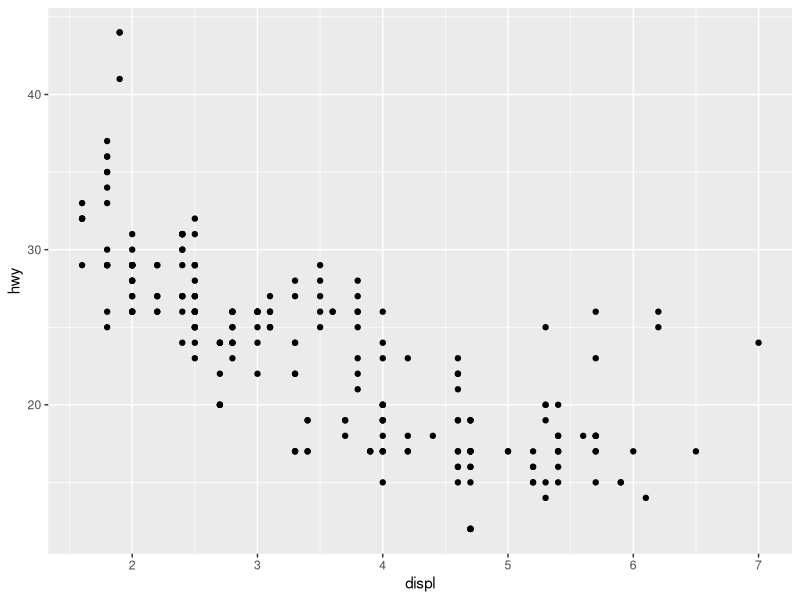
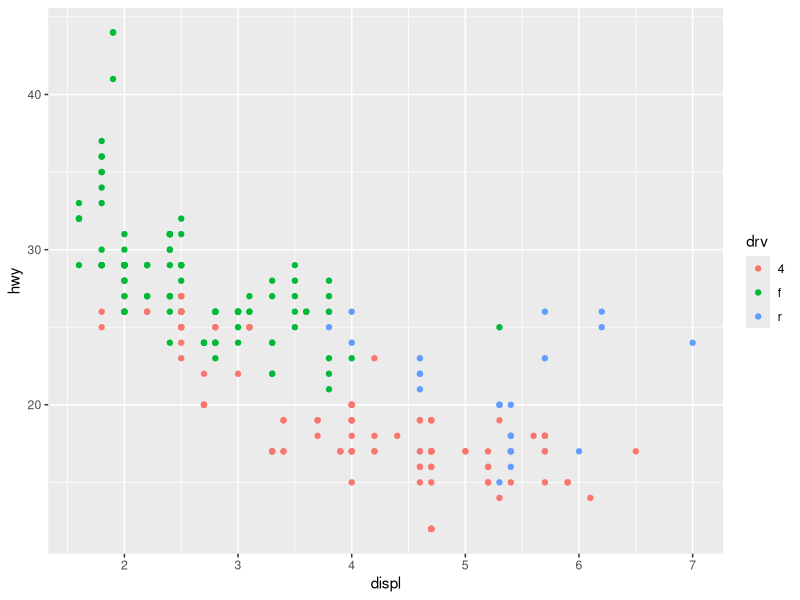
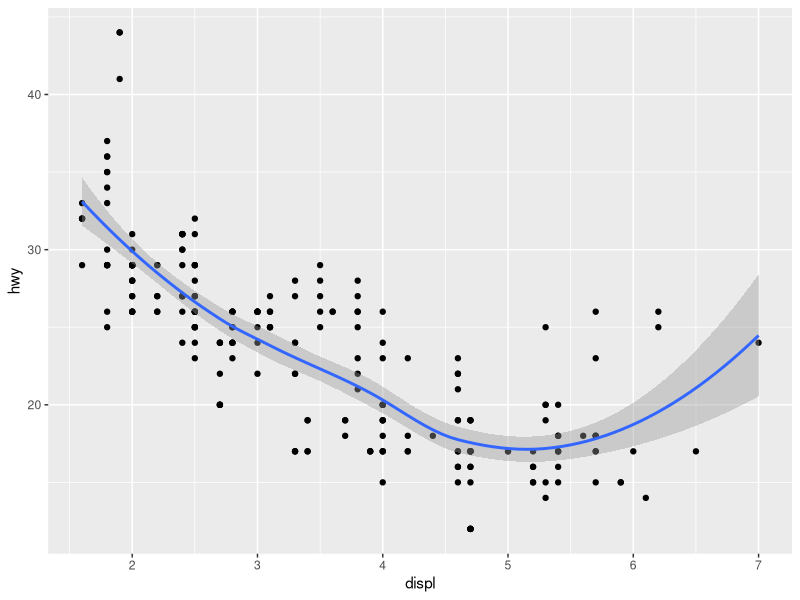
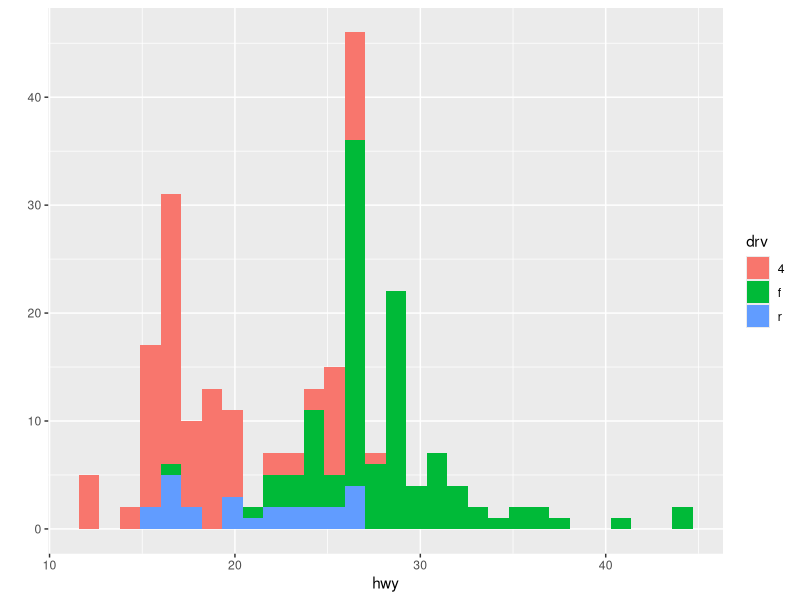
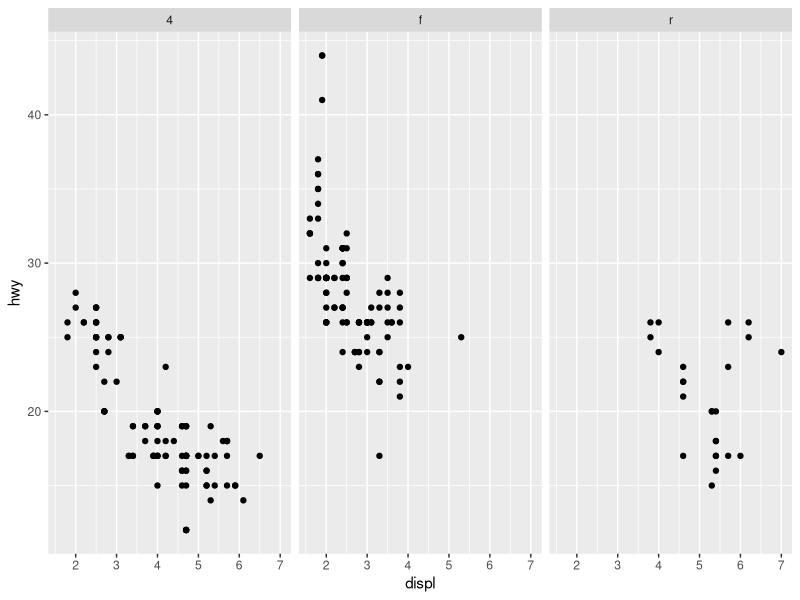
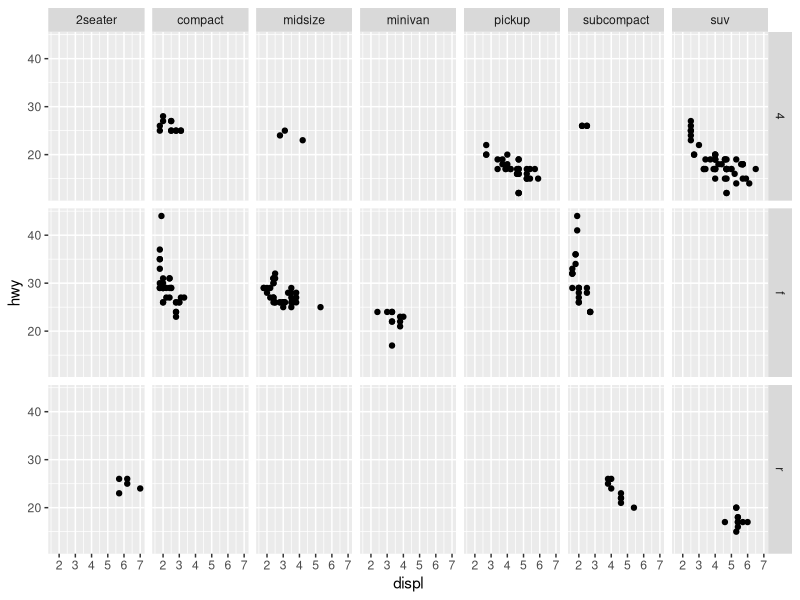
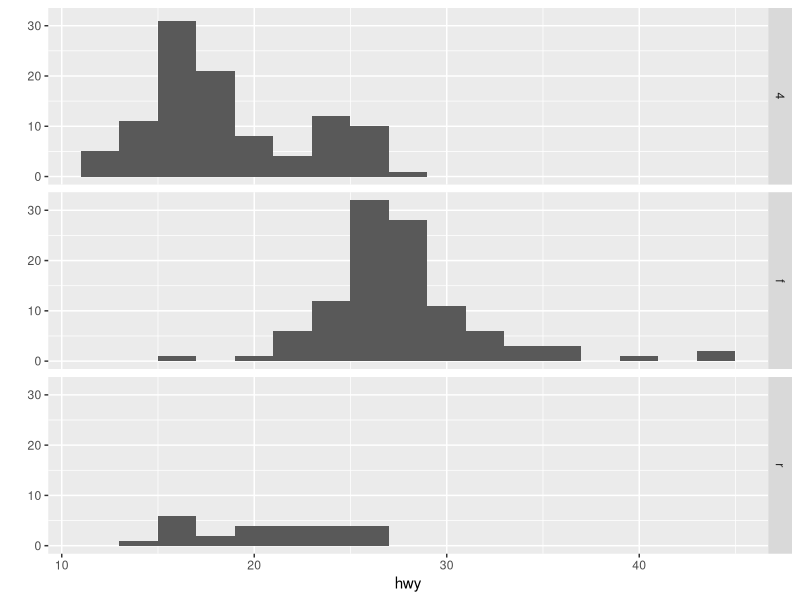
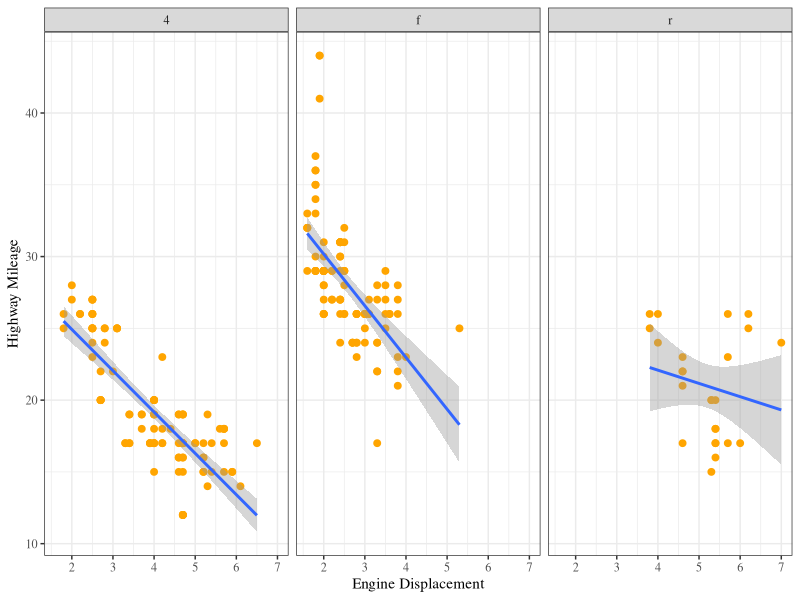

Source code (R) for these figures, in order:
# Week 2 - Plotting with ggplot
library(ggplot2)

# qplot intro - Lecture 1 & 2
# Basic plot
qplot(displ, hwy, data = mpg)

# Separate class by color
qplot(displ, hwy, data = mpg, color = drv)

# Add a smoother
qplot(displ, hwy, data = mpg, geom =c("point", "smooth"))

# Create a histogram
qplot(hwy, data = mpg, fill = drv)

# Faceting
qplot(displ, hwy, data = mpg, facets = . ~ drv)
qplot(displ, hwy, data = mpg, facets = drv ~ class)

# faceted histogram
qplot(hwy, data = mpg, facets = drv ~ ., binwidth = 2)

# ggplot - Lecture 3 - 5
g <- ggplot(mpg, aes(displ, hwy)) +
    geom_point(color = "orange", size = 2) +
    geom_smooth(method = "lm") +
    facet_grid(. ~ drv) +
    xlab("Engine Displacement") +
    ylab("Highway Mileage") +
    theme_bw(base_family = "Times")

print(g)

# Axis Limits
testdata <- data.frame(x=1:100, y=rnorm(100))
# Add an outlier
testdata[50,2] <- 100
# Base plot crops outlier out
plot(testdata$x, testdata$y, type = "l", ylim = c(-3, 3))
# ggplot scale is wrong to accommodate outlier
ggplot(testdata, aes(x=x, y=y)) + geom_line()

# Skips outlier in subset of data
ggplot(testdata, aes(x=x, y=y)) +
    geom_line() +
    ylim(-3, 3)

# Correctly handles outlier as base plot does
ggplot(testdata, aes(x=x, y=y)) +
    geom_line() +
    coord_cartesian(ylim = c(-3, 3))


